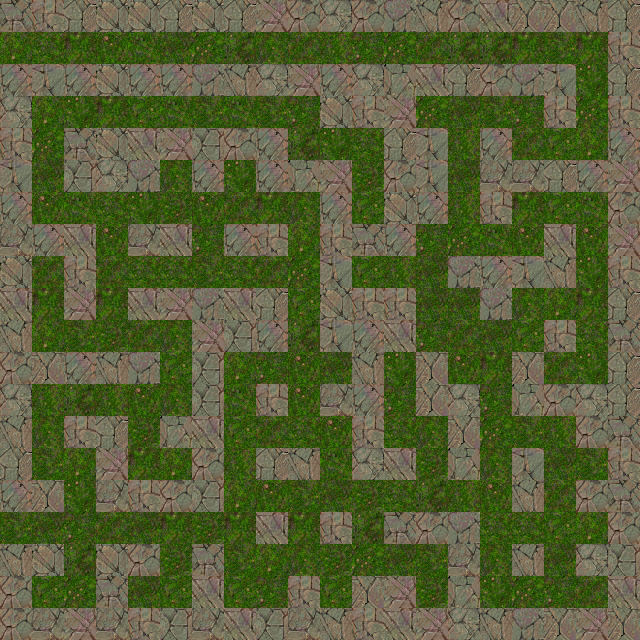

A 2D game scene composited from a Tiled map and its tileset images. What follows is a short description and the map's XML, with each tile layer's data collapsed to a summary:
An orthogonal 20x20 tile map with 32x32 px tiles, 1 tile layer (Camada de Tiles 1).

<map version="1.2" tiledversion="1.2.3" orientation="orthogonal" renderorder="right-down" width="20" height="20" tilewidth="32" tileheight="32" infinite="0" nextlayerid="2" nextobjectid="1">
 <tileset firstgid="1" source="gramaERochas.tsx" />
 <layer id="1" name="Camada de Tiles 1" width="20" height="20">
  <data>[400 cells, 400 non-empty, 32 distinct tile ids]</data>
 </layer>
</map>